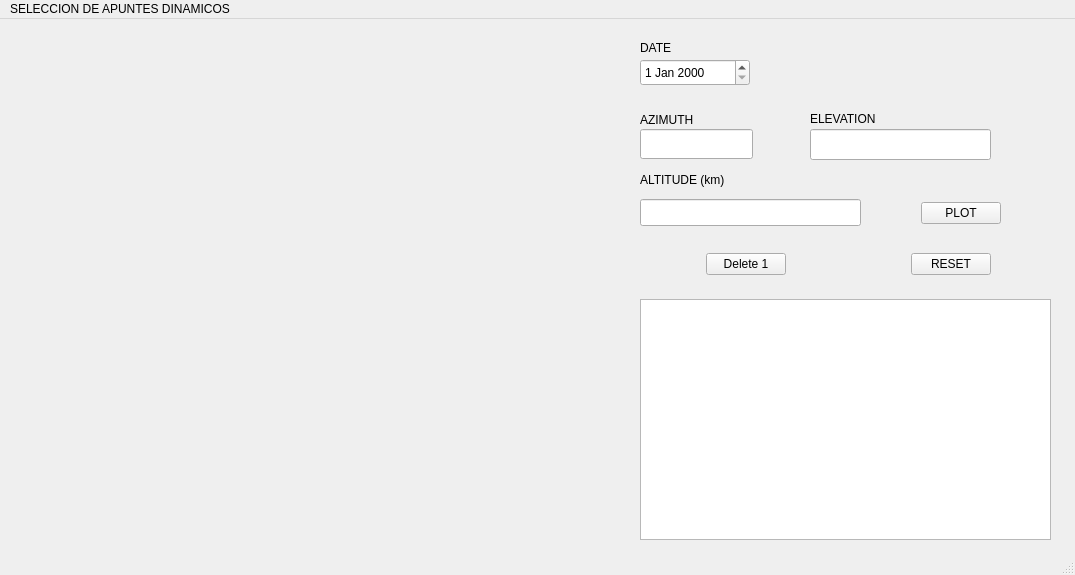
<?xml version="1.0" encoding="UTF-8"?>
<ui version="4.0">
 <class>MainWindow</class>
 <widget class="QMainWindow" name="MainWindow">
  <property name="geometry">
   <rect>
    <x>0</x>
    <y>0</y>
    <width>1075</width>
    <height>575</height>
   </rect>
  </property>
  <property name="maximumSize">
   <size>
    <width>16777215</width>
    <height>16777215</height>
   </size>
  </property>
  <property name="windowTitle">
   <string>MainWindow</string>
  </property>
  <widget class="QWidget" name="centralwidget">
   <widget class="QLineEdit" name="lineEdit_high">
    <property name="geometry">
     <rect>
      <x>640</x>
      <y>180</y>
      <width>221</width>
      <height>27</height>
     </rect>
    </property>
    <property name="sizePolicy">
     <sizepolicy hsizetype="Expanding" vsizetype="Expanding">
      <horstretch>0</horstretch>
      <verstretch>0</verstretch>
     </sizepolicy>
    </property>
   </widget>
   <widget class="QLineEdit" name="lineEdit_azimuth">
    <property name="geometry">
     <rect>
      <x>640</x>
      <y>110</y>
      <width>113</width>
      <height>30</height>
     </rect>
    </property>
    <property name="sizePolicy">
     <sizepolicy hsizetype="Expanding" vsizetype="Preferred">
      <horstretch>0</horstretch>
      <verstretch>0</verstretch>
     </sizepolicy>
    </property>
   </widget>
   <widget class="QLineEdit" name="lineEdit_elevation">
    <property name="geometry">
     <rect>
      <x>810</x>
      <y>110</y>
      <width>181</width>
      <height>31</height>
     </rect>
    </property>
    <property name="sizePolicy">
     <sizepolicy hsizetype="Expanding" vsizetype="Preferred">
      <horstretch>0</horstretch>
      <verstretch>0</verstretch>
     </sizepolicy>
    </property>
   </widget>
   <widget class="QDateEdit" name="fecha_in">
    <property name="geometry">
     <rect>
      <x>640</x>
      <y>40</y>
      <width>110</width>
      <height>27</height>
     </rect>
    </property>
   </widget>
   <widget class="QLabel" name="label">
    <property name="geometry">
     <rect>
      <x>640</x>
      <y>20</y>
      <width>66</width>
      <height>17</height>
     </rect>
    </property>
    <property name="text">
     <string>DATE</string>
    </property>
   </widget>
   <widget class="QLabel" name="label_2">
    <property name="geometry">
     <rect>
      <x>640</x>
      <y>90</y>
      <width>66</width>
      <height>21</height>
     </rect>
    </property>
    <property name="text">
     <string>AZIMUTH</string>
    </property>
   </widget>
   <widget class="QLabel" name="label_3">
    <property name="geometry">
     <rect>
      <x>810</x>
      <y>90</y>
      <width>111</width>
      <height>20</height>
     </rect>
    </property>
    <property name="text">
     <string>ELEVATION</string>
    </property>
   </widget>
   <widget class="QLabel" name="label_4">
    <property name="geometry">
     <rect>
      <x>640</x>
      <y>150</y>
      <width>121</width>
      <height>21</height>
     </rect>
    </property>
    <property name="text">
     <string>ALTITUDE (km)</string>
    </property>
   </widget>
   <widget class="MplWidget" name="MplWidget" native="true">
    <property name="geometry">
     <rect>
      <x>10</x>
      <y>10</y>
      <width>601</width>
      <height>521</height>
     </rect>
    </property>
    <property name="sizePolicy">
     <sizepolicy hsizetype="Preferred" vsizetype="Preferred">
      <horstretch>0</horstretch>
      <verstretch>0</verstretch>
     </sizepolicy>
    </property>
   </widget>
   <widget class="QTableWidget" name="tableWidget_lista">
    <property name="geometry">
     <rect>
      <x>640</x>
      <y>280</y>
      <width>411</width>
      <height>241</height>
     </rect>
    </property>
   </widget>
   <widget class="QWidget" name="layoutWidget">
    <property name="geometry">
     <rect>
      <x>640</x>
      <y>220</y>
      <width>211</width>
      <height>51</height>
     </rect>
    </property>
    <layout class="QHBoxLayout" name="horizontalLayout_3">
     <item>
      <spacer name="horizontalSpacer_5">
       <property name="orientation">
        <enum>Qt::Horizontal</enum>
       </property>
       <property name="sizeHint" stdset="0">
        <size>
         <width>48</width>
         <height>20</height>
        </size>
       </property>
      </spacer>
     </item>
     <item>
      <widget class="QPushButton" name="pushButton_del">
       <property name="text">
        <string>Delete 1</string>
       </property>
      </widget>
     </item>
     <item>
      <spacer name="horizontalSpacer_6">
       <property name="orientation">
        <enum>Qt::Horizontal</enum>
       </property>
       <property name="sizeHint" stdset="0">
        <size>
         <width>48</width>
         <height>20</height>
        </size>
       </property>
      </spacer>
     </item>
    </layout>
   </widget>
   <widget class="QWidget" name="">
    <property name="geometry">
     <rect>
      <x>850</x>
      <y>220</y>
      <width>201</width>
      <height>51</height>
     </rect>
    </property>
    <layout class="QHBoxLayout" name="horizontalLayout">
     <item>
      <spacer name="horizontalSpacer_2">
       <property name="orientation">
        <enum>Qt::Horizontal</enum>
       </property>
       <property name="sizeHint" stdset="0">
        <size>
         <width>48</width>
         <height>20</height>
        </size>
       </property>
      </spacer>
     </item>
     <item>
      <widget class="QPushButton" name="pushButton_refresh">
       <property name="text">
        <string>RESET</string>
       </property>
      </widget>
     </item>
     <item>
      <spacer name="horizontalSpacer">
       <property name="orientation">
        <enum>Qt::Horizontal</enum>
       </property>
       <property name="sizeHint" stdset="0">
        <size>
         <width>48</width>
         <height>20</height>
        </size>
       </property>
      </spacer>
     </item>
    </layout>
   </widget>
   <widget class="QWidget" name="">
    <property name="geometry">
     <rect>
      <x>870</x>
      <y>180</y>
      <width>181</width>
      <height>29</height>
     </rect>
    </property>
    <layout class="QHBoxLayout" name="horizontalLayout_2">
     <item>
      <spacer name="horizontalSpacer_4">
       <property name="orientation">
        <enum>Qt::Horizontal</enum>
       </property>
       <property name="sizeHint" stdset="0">
        <size>
         <width>48</width>
         <height>20</height>
        </size>
       </property>
      </spacer>
     </item>
     <item>
      <widget class="QPushButton" name="pushButton_plot">
       <property name="sizePolicy">
        <sizepolicy hsizetype="Expanding" vsizetype="Fixed">
         <horstretch>0</horstretch>
         <verstretch>0</verstretch>
        </sizepolicy>
       </property>
       <property name="text">
        <string>PLOT</string>
       </property>
      </widget>
     </item>
     <item>
      <spacer name="horizontalSpacer_3">
       <property name="orientation">
        <enum>Qt::Horizontal</enum>
       </property>
       <property name="sizeHint" stdset="0">
        <size>
         <width>48</width>
         <height>20</height>
        </size>
       </property>
      </spacer>
     </item>
    </layout>
   </widget>
  </widget>
  <widget class="QMenuBar" name="menubar">
   <property name="geometry">
    <rect>
     <x>0</x>
     <y>0</y>
     <width>1075</width>
     <height>25</height>
    </rect>
   </property>
   <widget class="QMenu" name="menuSELECCION_DE_APUNTES_DINAMICOS">
    <property name="title">
     <string>SELECCION DE APUNTES DINAMICOS</string>
    </property>
   </widget>
   <addaction name="menuSELECCION_DE_APUNTES_DINAMICOS"/>
  </widget>
  <widget class="QStatusBar" name="statusbar"/>
 </widget>
 <customwidgets>
  <customwidget>
   <class>MplWidget</class>
   <extends>QWidget</extends>
   <header>mplwidget.h</header>
   <container>1</container>
  </customwidget>
 </customwidgets>
 <resources/>
 <connections/>
</ui>
